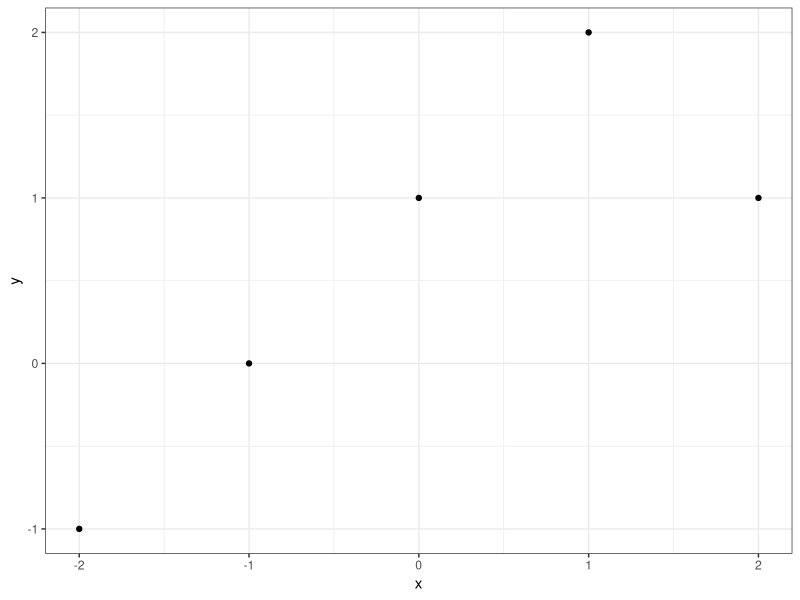
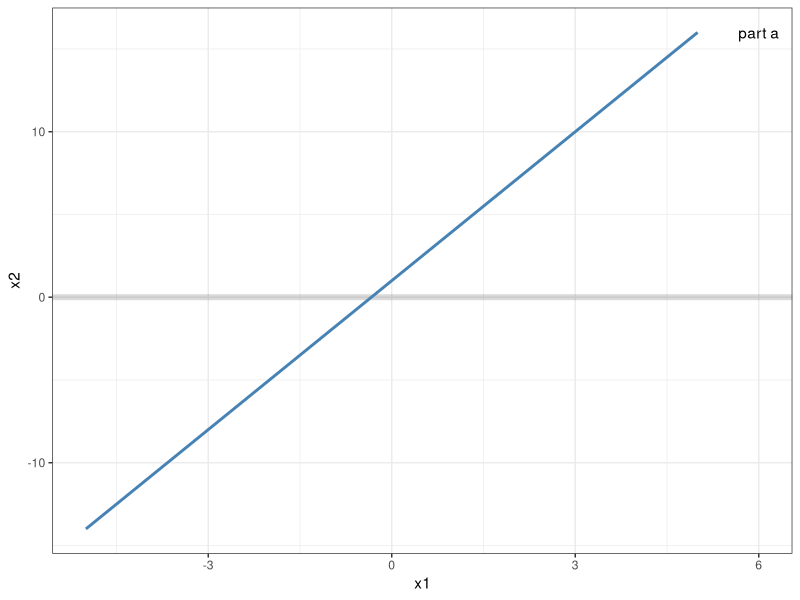
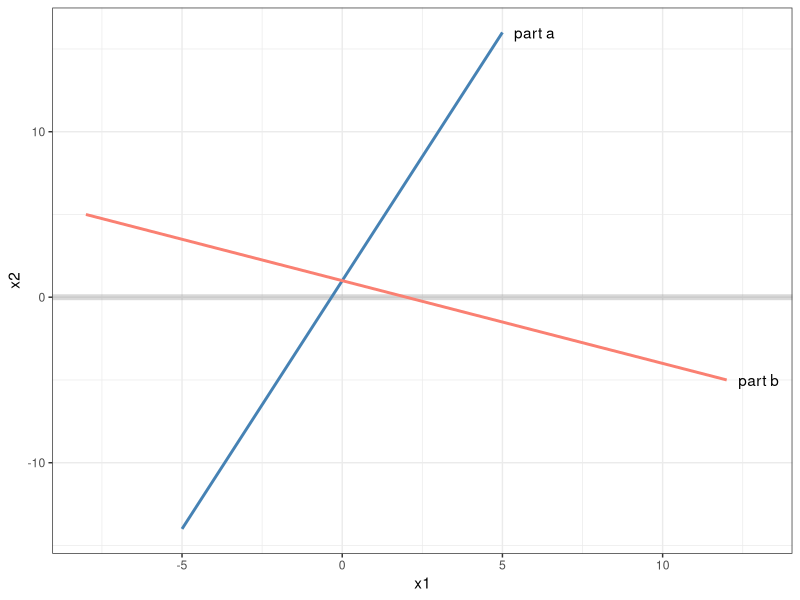
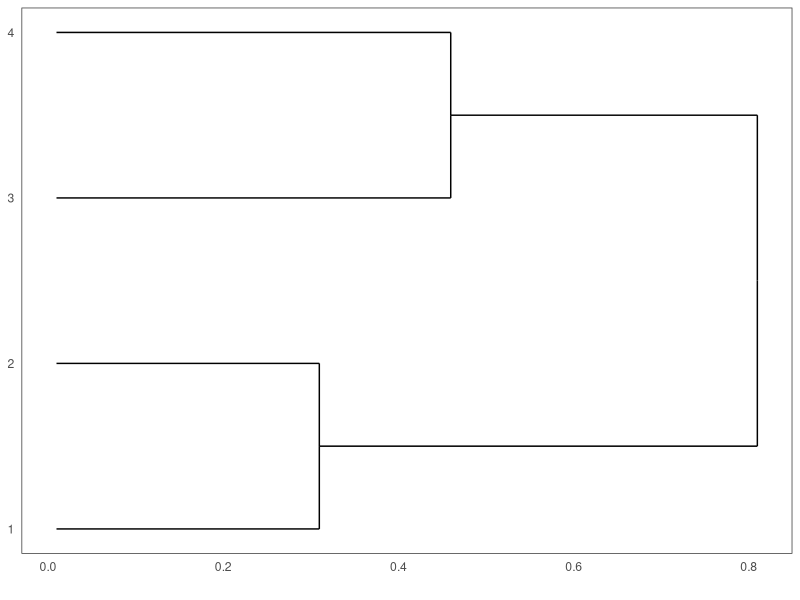
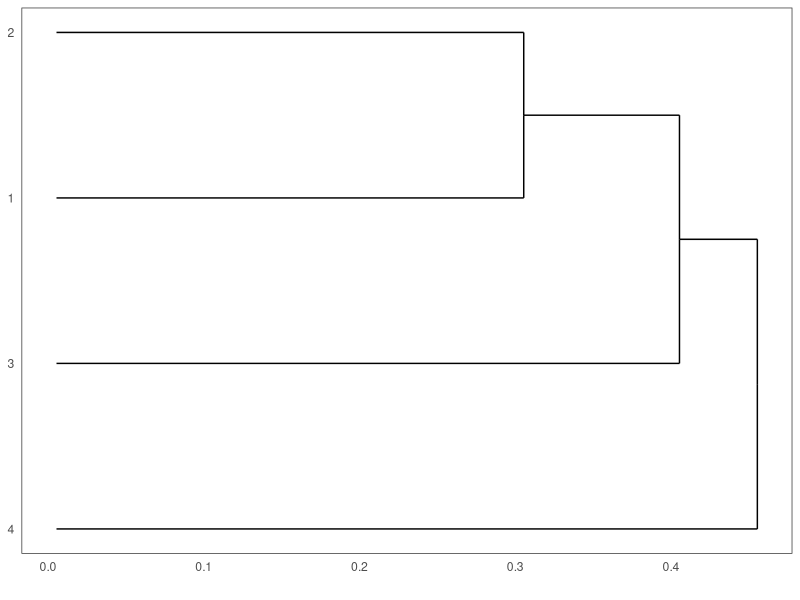

Reproduce these figures in R, in order.
## ---- chunk 1
knitr::opts_chunk$set(echo = TRUE)

library(tidyverse)
library(knitr)

ggplot2::theme_set(theme_bw())
## ---- chunk 2
# Create b2 basis function
b2_func <- function(x){
  if(x >= 1)
  {
    (x - 1) ^ 2
  }
  else {
    0
  }
}

# Create predictions using function
y_hat <- function(x) {
  1 + 1 * x+-2 * b2_func(x)
}
  
tibble(x = seq(from = -2, to = 2, by = 1)) %>% 
  rowwise() %>%
  mutate(y = y_hat(x)) %>%
  ggplot(aes(x = x, 
             y = y)) +
  geom_point()
## ---- chunk 3
# --- Part (a)

# Compute x2 using values from x1
compute_x2 <- 
  function(x1){
    1 + 3 * x1
  }

# Generate data 
part_a <- 
  tibble(x1_a = seq(-5, 5, by = 1)) %>% 
  rowwise() %>% 
  mutate(x2_a = compute_x2(x1_a)) %>% 
  ungroup()  

p <- part_a %>% 
  ggplot() +
  # Emphasise zero line
  geom_hline(yintercept = 0,
             colour = "grey50",
             size = 2,
             alpha = 0.3) +
  # Draw hyperplane for part (a)
  geom_line(aes(x = x1_a,
                y = x2_a),
            colour = "steelblue",
            size = 1) +
  # Include text indicating part(a)
  geom_text(data = part_a %>% filter(x1_a == max(x1_a)),
            aes(x = x1_a + 1,
                y = x2_a),
            label = "part a") +
  labs(x = "x1",
       y = "x2")
p
## ---- chunk 4
# --- Part (b)

# Compute x1 using values from x2
compute_x1 <-
  function(x2){
    2 - 2 * x2
  }

# Generate data 
part_b <-
  tibble(x2_b = seq(-5, 5, by = 1)) %>% 
  rowwise() %>% 
  mutate(x1_b = compute_x1(x2_b), .before = x2_b) %>% 
  ungroup()

p +
  # Draw hyperplane for part (b)
  geom_line(data = part_b,
            aes(x = x1_b,
                y = x2_b),
            size = 1,
            colour = "salmon") +
  # Include text indicating part(b)
  geom_text(data = part_b %>% filter(x1_b == max(x1_b)),
            aes(x = x1_b + 1,
                y = x2_b),
            label = "part b")
## ---- chunk 5
# --- Part(a)

# Create distance matrix
dist_mat <- matrix(c(0, 0.3, 0.4, 0.7,
                     0.3, 0, 0.5, 0.8,
                     0.4, 0.5, 0, 0.45,
                     0.7, 0.8, 0.45, 0),
               byrow = TRUE,
               ncol = 4) %>% 
  stats::as.dist()

# Hierarchical clustering with complete
hc_w <- hclust(dist_mat, method = "complete")

# View dendrogram 
ggdendro::ggdendrogram(hc_w, rotate = TRUE, size = 2)
## ---- chunk 6
# --- Part (b)

# Hierarchical clustering with single
hc_w <- hclust(dist_mat, method = "single")

# View dendrogram 
ggdendro::ggdendrogram(hc_w, rotate = TRUE, size = 2)
